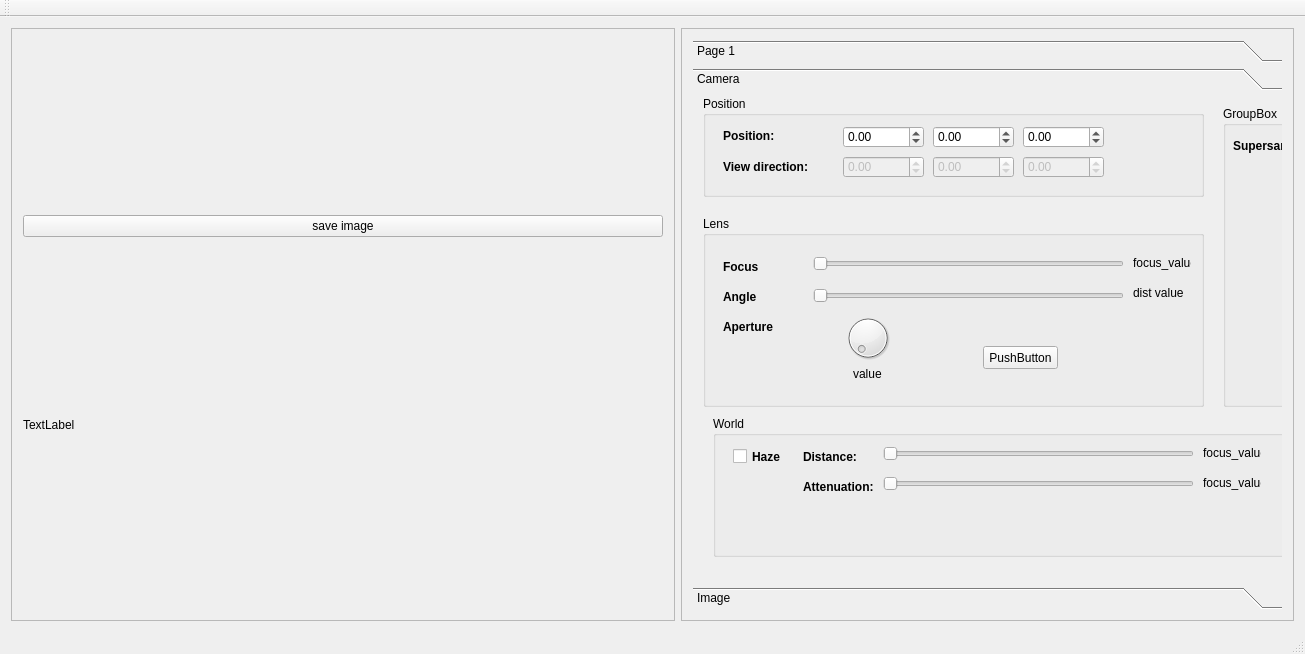
<?xml version="1.0" encoding="UTF-8"?>
<ui version="4.0">
 <class>MainWindow</class>
 <widget class="QMainWindow" name="MainWindow">
  <property name="geometry">
   <rect>
    <x>0</x>
    <y>0</y>
    <width>1305</width>
    <height>654</height>
   </rect>
  </property>
  <property name="windowTitle">
   <string>MainWindow</string>
  </property>
  <widget class="QWidget" name="centralWidget">
   <property name="sizePolicy">
    <sizepolicy hsizetype="Preferred" vsizetype="Preferred">
     <horstretch>0</horstretch>
     <verstretch>0</verstretch>
    </sizepolicy>
   </property>
   <layout class="QHBoxLayout" name="horizontalLayout_2">
    <item>
     <widget class="QFrame" name="frame">
      <property name="maximumSize">
       <size>
        <width>2560</width>
        <height>2560</height>
       </size>
      </property>
      <property name="frameShape">
       <enum>QFrame::StyledPanel</enum>
      </property>
      <property name="frameShadow">
       <enum>QFrame::Raised</enum>
      </property>
      <layout class="QVBoxLayout" name="verticalLayout_2">
       <item>
        <widget class="QPushButton" name="pushButton">
         <property name="focusPolicy">
          <enum>Qt::NoFocus</enum>
         </property>
         <property name="text">
          <string>save image</string>
         </property>
        </widget>
       </item>
       <item>
        <widget class="QLabel" name="label_info">
         <property name="sizePolicy">
          <sizepolicy hsizetype="Preferred" vsizetype="Maximum">
           <horstretch>0</horstretch>
           <verstretch>0</verstretch>
          </sizepolicy>
         </property>
         <property name="minimumSize">
          <size>
           <width>640</width>
           <height>0</height>
          </size>
         </property>
         <property name="text">
          <string>TextLabel</string>
         </property>
        </widget>
       </item>
      </layout>
     </widget>
    </item>
    <item>
     <widget class="QFrame" name="frame_2">
      <property name="frameShape">
       <enum>QFrame::StyledPanel</enum>
      </property>
      <property name="frameShadow">
       <enum>QFrame::Raised</enum>
      </property>
      <layout class="QHBoxLayout" name="horizontalLayout">
       <item>
        <widget class="QToolBox" name="toolBox">
         <property name="currentIndex">
          <number>1</number>
         </property>
         <widget class="QWidget" name="page">
          <property name="geometry">
           <rect>
            <x>0</x>
            <y>0</y>
            <width>614</width>
            <height>491</height>
           </rect>
          </property>
          <attribute name="label">
           <string>Page 1</string>
          </attribute>
          <layout class="QVBoxLayout" name="verticalLayout"/>
         </widget>
         <widget class="QWidget" name="Camera">
          <property name="geometry">
           <rect>
            <x>0</x>
            <y>0</y>
            <width>614</width>
            <height>491</height>
           </rect>
          </property>
          <attribute name="label">
           <string>Camera</string>
          </attribute>
          <widget class="QGroupBox" name="groupBox">
           <property name="geometry">
            <rect>
             <x>10</x>
             <y>0</y>
             <width>501</width>
             <height>101</height>
            </rect>
           </property>
           <property name="sizePolicy">
            <sizepolicy hsizetype="Preferred" vsizetype="Preferred">
             <horstretch>0</horstretch>
             <verstretch>0</verstretch>
            </sizepolicy>
           </property>
           <property name="font">
            <font>
             <weight>50</weight>
             <bold>false</bold>
            </font>
           </property>
           <property name="title">
            <string>Position</string>
           </property>
           <widget class="QDoubleSpinBox" name="camDirZ">
            <property name="enabled">
             <bool>false</bool>
            </property>
            <property name="geometry">
             <rect>
              <x>320</x>
              <y>60</y>
              <width>81</width>
              <height>22</height>
             </rect>
            </property>
            <property name="minimum">
             <double>-10000.000000000000000</double>
            </property>
            <property name="maximum">
             <double>10000.000000000000000</double>
            </property>
           </widget>
           <widget class="QDoubleSpinBox" name="camPosZ">
            <property name="geometry">
             <rect>
              <x>320</x>
              <y>30</y>
              <width>81</width>
              <height>22</height>
             </rect>
            </property>
            <property name="minimum">
             <double>-10000.000000000000000</double>
            </property>
            <property name="maximum">
             <double>10000.000000000000000</double>
            </property>
           </widget>
           <widget class="QLabel" name="label_2">
            <property name="geometry">
             <rect>
              <x>20</x>
              <y>60</y>
              <width>111</width>
              <height>21</height>
             </rect>
            </property>
            <property name="font">
             <font>
              <weight>75</weight>
              <bold>true</bold>
             </font>
            </property>
            <property name="text">
             <string>View direction:</string>
            </property>
           </widget>
           <widget class="QLabel" name="label">
            <property name="geometry">
             <rect>
              <x>20</x>
              <y>30</y>
              <width>61</width>
              <height>20</height>
             </rect>
            </property>
            <property name="font">
             <font>
              <weight>75</weight>
              <bold>true</bold>
             </font>
            </property>
            <property name="text">
             <string>Position:</string>
            </property>
           </widget>
           <widget class="QDoubleSpinBox" name="camDirY">
            <property name="enabled">
             <bool>false</bool>
            </property>
            <property name="geometry">
             <rect>
              <x>230</x>
              <y>60</y>
              <width>81</width>
              <height>22</height>
             </rect>
            </property>
            <property name="minimum">
             <double>-10000.000000000000000</double>
            </property>
            <property name="maximum">
             <double>10000.000000000000000</double>
            </property>
           </widget>
           <widget class="QDoubleSpinBox" name="camPosY">
            <property name="geometry">
             <rect>
              <x>230</x>
              <y>30</y>
              <width>81</width>
              <height>22</height>
             </rect>
            </property>
            <property name="minimum">
             <double>-10000.000000000000000</double>
            </property>
            <property name="maximum">
             <double>10000.000000000000000</double>
            </property>
           </widget>
           <widget class="QDoubleSpinBox" name="camDirX">
            <property name="enabled">
             <bool>false</bool>
            </property>
            <property name="geometry">
             <rect>
              <x>140</x>
              <y>60</y>
              <width>81</width>
              <height>22</height>
             </rect>
            </property>
            <property name="minimum">
             <double>-10000.000000000000000</double>
            </property>
            <property name="maximum">
             <double>10000.000000000000000</double>
            </property>
           </widget>
           <widget class="QDoubleSpinBox" name="camPosX">
            <property name="geometry">
             <rect>
              <x>140</x>
              <y>30</y>
              <width>81</width>
              <height>22</height>
             </rect>
            </property>
            <property name="minimum">
             <double>-10000.000000000000000</double>
            </property>
            <property name="maximum">
             <double>10000.000000000000000</double>
            </property>
           </widget>
          </widget>
          <widget class="QGroupBox" name="groupBox_2">
           <property name="geometry">
            <rect>
             <x>10</x>
             <y>120</y>
             <width>501</width>
             <height>191</height>
            </rect>
           </property>
           <property name="title">
            <string>Lens</string>
           </property>
           <widget class="QLabel" name="angleValue">
            <property name="geometry">
             <rect>
              <x>430</x>
              <y>70</y>
              <width>58</width>
              <height>14</height>
             </rect>
            </property>
            <property name="text">
             <string>dist value</string>
            </property>
           </widget>
           <widget class="QSlider" name="angleSlider">
            <property name="geometry">
             <rect>
              <x>110</x>
              <y>70</y>
              <width>311</width>
              <height>20</height>
             </rect>
            </property>
            <property name="minimum">
             <number>1</number>
            </property>
            <property name="maximum">
             <number>10000</number>
            </property>
            <property name="orientation">
             <enum>Qt::Horizontal</enum>
            </property>
           </widget>
           <widget class="QLabel" name="label_3">
            <property name="geometry">
             <rect>
              <x>20</x>
              <y>70</y>
              <width>111</width>
              <height>21</height>
             </rect>
            </property>
            <property name="font">
             <font>
              <weight>75</weight>
              <bold>true</bold>
             </font>
            </property>
            <property name="text">
             <string>Angle</string>
            </property>
           </widget>
           <widget class="QLabel" name="label_5">
            <property name="geometry">
             <rect>
              <x>20</x>
              <y>40</y>
              <width>111</width>
              <height>21</height>
             </rect>
            </property>
            <property name="font">
             <font>
              <weight>75</weight>
              <bold>true</bold>
             </font>
            </property>
            <property name="text">
             <string>Focus</string>
            </property>
           </widget>
           <widget class="QSlider" name="distanceSlider">
            <property name="geometry">
             <rect>
              <x>110</x>
              <y>40</y>
              <width>311</width>
              <height>16</height>
             </rect>
            </property>
            <property name="minimum">
             <number>1</number>
            </property>
            <property name="maximum">
             <number>10000</number>
            </property>
            <property name="orientation">
             <enum>Qt::Horizontal</enum>
            </property>
           </widget>
           <widget class="QLabel" name="distanceValue">
            <property name="geometry">
             <rect>
              <x>430</x>
              <y>40</y>
              <width>58</width>
              <height>14</height>
             </rect>
            </property>
            <property name="text">
             <string>focus_value</string>
            </property>
           </widget>
           <widget class="QLabel" name="label_6">
            <property name="geometry">
             <rect>
              <x>20</x>
              <y>100</y>
              <width>111</width>
              <height>21</height>
             </rect>
            </property>
            <property name="font">
             <font>
              <weight>75</weight>
              <bold>true</bold>
             </font>
            </property>
            <property name="text">
             <string>Aperture</string>
            </property>
           </widget>
           <widget class="QDial" name="dial">
            <property name="geometry">
             <rect>
              <x>140</x>
              <y>90</y>
              <width>50</width>
              <height>64</height>
             </rect>
            </property>
            <property name="maximum">
             <number>1000</number>
            </property>
            <property name="singleStep">
             <number>1</number>
            </property>
           </widget>
           <widget class="QLabel" name="apertureValue">
            <property name="geometry">
             <rect>
              <x>150</x>
              <y>150</y>
              <width>31</width>
              <height>16</height>
             </rect>
            </property>
            <property name="text">
             <string>value</string>
            </property>
           </widget>
           <widget class="QPushButton" name="pushButton_3">
            <property name="geometry">
             <rect>
              <x>280</x>
              <y>130</y>
              <width>75</width>
              <height>23</height>
             </rect>
            </property>
            <property name="text">
             <string>PushButton</string>
            </property>
           </widget>
          </widget>
          <widget class="QGroupBox" name="groupBox_3">
           <property name="geometry">
            <rect>
             <x>530</x>
             <y>10</y>
             <width>191</width>
             <height>301</height>
            </rect>
           </property>
           <property name="title">
            <string>GroupBox</string>
           </property>
           <widget class="QLabel" name="label_4">
            <property name="geometry">
             <rect>
              <x>10</x>
              <y>30</y>
              <width>111</width>
              <height>20</height>
             </rect>
            </property>
            <property name="font">
             <font>
              <weight>75</weight>
              <bold>true</bold>
             </font>
            </property>
            <property name="text">
             <string>Supersampling:</string>
            </property>
           </widget>
           <widget class="QSpinBox" name="supersamplingBox">
            <property name="geometry">
             <rect>
              <x>120</x>
              <y>30</y>
              <width>61</width>
              <height>22</height>
             </rect>
            </property>
            <property name="minimum">
             <number>1</number>
            </property>
            <property name="maximum">
             <number>10000</number>
            </property>
            <property name="value">
             <number>4</number>
            </property>
           </widget>
          </widget>
          <widget class="QGroupBox" name="groupBox_4">
           <property name="geometry">
            <rect>
             <x>20</x>
             <y>320</y>
             <width>691</width>
             <height>141</height>
            </rect>
           </property>
           <property name="title">
            <string>World</string>
           </property>
           <widget class="QCheckBox" name="checkBox">
            <property name="geometry">
             <rect>
              <x>20</x>
              <y>30</y>
              <width>76</width>
              <height>21</height>
             </rect>
            </property>
            <property name="font">
             <font>
              <weight>75</weight>
              <bold>true</bold>
             </font>
            </property>
            <property name="text">
             <string>Haze</string>
            </property>
           </widget>
           <widget class="QLabel" name="label_9">
            <property name="geometry">
             <rect>
              <x>90</x>
              <y>30</y>
              <width>71</width>
              <height>21</height>
             </rect>
            </property>
            <property name="font">
             <font>
              <weight>75</weight>
              <bold>true</bold>
             </font>
            </property>
            <property name="text">
             <string>Distance:</string>
            </property>
           </widget>
           <widget class="QSlider" name="hazeSlider">
            <property name="geometry">
             <rect>
              <x>170</x>
              <y>30</y>
              <width>311</width>
              <height>16</height>
             </rect>
            </property>
            <property name="minimum">
             <number>1</number>
            </property>
            <property name="maximum">
             <number>50000</number>
            </property>
            <property name="orientation">
             <enum>Qt::Horizontal</enum>
            </property>
           </widget>
           <widget class="QLabel" name="hazeValue">
            <property name="geometry">
             <rect>
              <x>490</x>
              <y>30</y>
              <width>58</width>
              <height>14</height>
             </rect>
            </property>
            <property name="text">
             <string>focus_value</string>
            </property>
           </widget>
           <widget class="QLabel" name="label_10">
            <property name="geometry">
             <rect>
              <x>90</x>
              <y>60</y>
              <width>81</width>
              <height>21</height>
             </rect>
            </property>
            <property name="font">
             <font>
              <weight>75</weight>
              <bold>true</bold>
             </font>
            </property>
            <property name="text">
             <string>Attenuation:</string>
            </property>
           </widget>
           <widget class="QSlider" name="hazeattenuationSlider">
            <property name="geometry">
             <rect>
              <x>170</x>
              <y>60</y>
              <width>311</width>
              <height>16</height>
             </rect>
            </property>
            <property name="minimum">
             <number>1</number>
            </property>
            <property name="maximum">
             <number>50000</number>
            </property>
            <property name="orientation">
             <enum>Qt::Horizontal</enum>
            </property>
           </widget>
           <widget class="QLabel" name="hazeattenuationValue">
            <property name="geometry">
             <rect>
              <x>490</x>
              <y>60</y>
              <width>58</width>
              <height>14</height>
             </rect>
            </property>
            <property name="text">
             <string>focus_value</string>
            </property>
           </widget>
          </widget>
         </widget>
         <widget class="QWidget" name="page_2">
          <property name="geometry">
           <rect>
            <x>0</x>
            <y>0</y>
            <width>614</width>
            <height>491</height>
           </rect>
          </property>
          <attribute name="label">
           <string>Image</string>
          </attribute>
          <widget class="QLabel" name="label_7">
           <property name="geometry">
            <rect>
             <x>20</x>
             <y>20</y>
             <width>61</width>
             <height>20</height>
            </rect>
           </property>
           <property name="font">
            <font>
             <weight>75</weight>
             <bold>true</bold>
            </font>
           </property>
           <property name="text">
            <string>Size:</string>
           </property>
          </widget>
          <widget class="QSpinBox" name="spinBox_width">
           <property name="geometry">
            <rect>
             <x>60</x>
             <y>20</y>
             <width>61</width>
             <height>22</height>
            </rect>
           </property>
           <property name="minimum">
            <number>32</number>
           </property>
           <property name="maximum">
            <number>2560</number>
           </property>
           <property name="singleStep">
            <number>16</number>
           </property>
           <property name="value">
            <number>640</number>
           </property>
          </widget>
          <widget class="QSpinBox" name="spinBox_height">
           <property name="geometry">
            <rect>
             <x>130</x>
             <y>20</y>
             <width>61</width>
             <height>22</height>
            </rect>
           </property>
           <property name="minimum">
            <number>32</number>
           </property>
           <property name="maximum">
            <number>2560</number>
           </property>
           <property name="singleStep">
            <number>16</number>
           </property>
           <property name="value">
            <number>480</number>
           </property>
          </widget>
          <widget class="QLabel" name="label_8">
           <property name="geometry">
            <rect>
             <x>20</x>
             <y>80</y>
             <width>61</width>
             <height>20</height>
            </rect>
           </property>
           <property name="font">
            <font>
             <weight>75</weight>
             <bold>true</bold>
            </font>
           </property>
           <property name="text">
            <string>Big size:</string>
           </property>
          </widget>
          <widget class="QSpinBox" name="spinBox_width_2">
           <property name="geometry">
            <rect>
             <x>100</x>
             <y>80</y>
             <width>61</width>
             <height>22</height>
            </rect>
           </property>
           <property name="minimum">
            <number>32</number>
           </property>
           <property name="maximum">
            <number>2560</number>
           </property>
           <property name="singleStep">
            <number>16</number>
           </property>
           <property name="value">
            <number>640</number>
           </property>
          </widget>
          <widget class="QSpinBox" name="spinBox_height_2">
           <property name="geometry">
            <rect>
             <x>170</x>
             <y>80</y>
             <width>61</width>
             <height>22</height>
            </rect>
           </property>
           <property name="minimum">
            <number>32</number>
           </property>
           <property name="maximum">
            <number>2560</number>
           </property>
           <property name="singleStep">
            <number>16</number>
           </property>
           <property name="value">
            <number>480</number>
           </property>
          </widget>
          <widget class="QPushButton" name="pushButton_2">
           <property name="geometry">
            <rect>
             <x>260</x>
             <y>80</y>
             <width>121</width>
             <height>23</height>
            </rect>
           </property>
           <property name="text">
            <string>render big image</string>
           </property>
          </widget>
         </widget>
        </widget>
       </item>
      </layout>
     </widget>
    </item>
   </layout>
  </widget>
  <widget class="QMenuBar" name="menuBar">
   <property name="geometry">
    <rect>
     <x>0</x>
     <y>0</y>
     <width>1305</width>
     <height>19</height>
    </rect>
   </property>
  </widget>
  <widget class="QToolBar" name="mainToolBar">
   <attribute name="toolBarArea">
    <enum>TopToolBarArea</enum>
   </attribute>
   <attribute name="toolBarBreak">
    <bool>false</bool>
   </attribute>
  </widget>
  <widget class="QStatusBar" name="statusBar"/>
 </widget>
 <layoutdefault spacing="6" margin="11"/>
 <resources/>
 <connections>
  <connection>
   <sender>angleSlider</sender>
   <signal>sliderMoved(int)</signal>
   <receiver>angleValue</receiver>
   <slot>setNum(int)</slot>
   <hints>
    <hint type="sourcelabel">
     <x>467</x>
     <y>186</y>
    </hint>
    <hint type="destinationlabel">
     <x>521</x>
     <y>189</y>
    </hint>
   </hints>
  </connection>
 </connections>
</ui>
